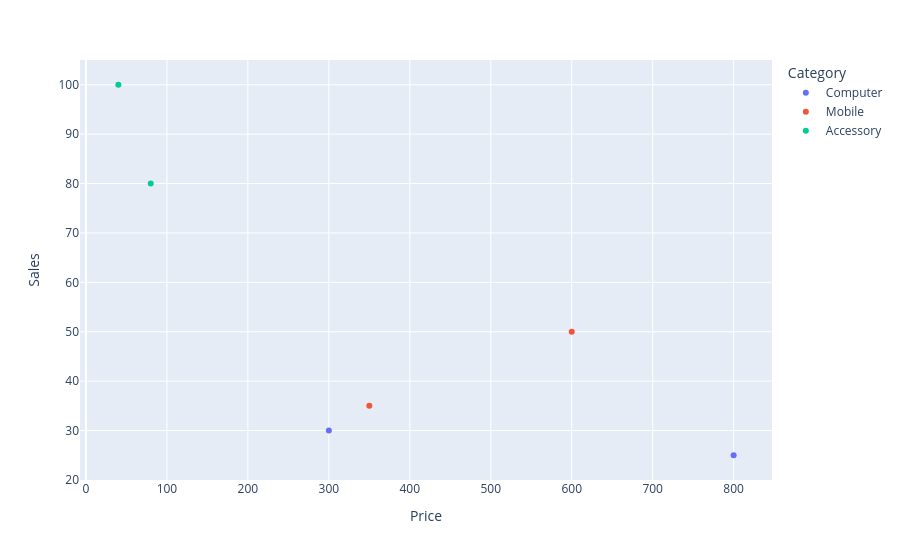

The cell this chart's notebook holds for it:
### Code cell
#A bar chart showing sales by product
sns.set_theme(style="whitegrid")
sns.barplot(data=df, x="Product", y="Sales")
plt.title("Sales by Product")


sns.scatterplot(data=df, x="Product", y="Sales", hue="Category")
plt.title("Price Vs Sales")

sns.histplot(data=df, x="Price", bins=5)
plt.title("Distribution of Product Prices")

sns.boxplot(data=df, x="Category", y="Price")
plt.title("Product Prices by Category")




fig = px.scatter(df, x="Price", y="Sales", hover_name="Product", color="Category")
fig.show()

### Figure 1 — Plotly figure (JSON) as saved in the notebook; plotly's stock layout.template omitted (floating-point values rounded to 4 significant figures)
{"data": [{"hovertemplate": "<b>%{hovertext}</b><br><br>Category=Computer<br>Price=%{x}<br>Sales=%{y}<extra></extra>", "hovertext": ["Laptop", "Monitor"], "legendgroup": "Computer", "marker": {"color": "#636efa", "symbol": "circle"}, "mode": "markers", "name": "Computer", "orientation": "v", "showlegend": true, "type": "scatter", "x": [800, 300], "xaxis": "x", "y": [25, 30], "yaxis": "y"}, {"hovertemplate": "<b>%{hovertext}</b><br><br>Category=Mobile<br>Price=%{x}<br>Sales=%{y}<extra></extra>", "hovertext": ["Phone", "Tablet"], "legendgroup": "Mobile", "marker": {"color": "#EF553B", "symbol": "circle"}, "mode": "markers", "name": "Mobile", "orientation": "v", "showlegend": true, "type": "scatter", "x": [600, 350], "xaxis": "x", "y": [50, 35], "yaxis": "y"}, {"hovertemplate": "<b>%{hovertext}</b><br><br>Category=Accessory<br>Price=%{x}<br>Sales=%{y}<extra></extra>", "hovertext": ["Keyboard", "Mouse"], "legendgroup": "Accessory", "marker": {"color": "#00cc96", "symbol": "circle"}, "mode": "markers", "name": "Accessory", "orientation": "v", "showlegend": true, "type": "scatter", "x": [80, 40], "xaxis": "x", "y": [80, 100], "yaxis": "y"}], "layout": {"legend": {"title": {"text": "Category"}, "tracegroupgap": 0}, "margin": {"t": 60}, "xaxis": {"anchor": "y", "domain": [0, 1], "title": {"text": "Price"}}, "yaxis": {"anchor": "x", "domain": [0, 1], "title": {"text": "Sales"}}}}
